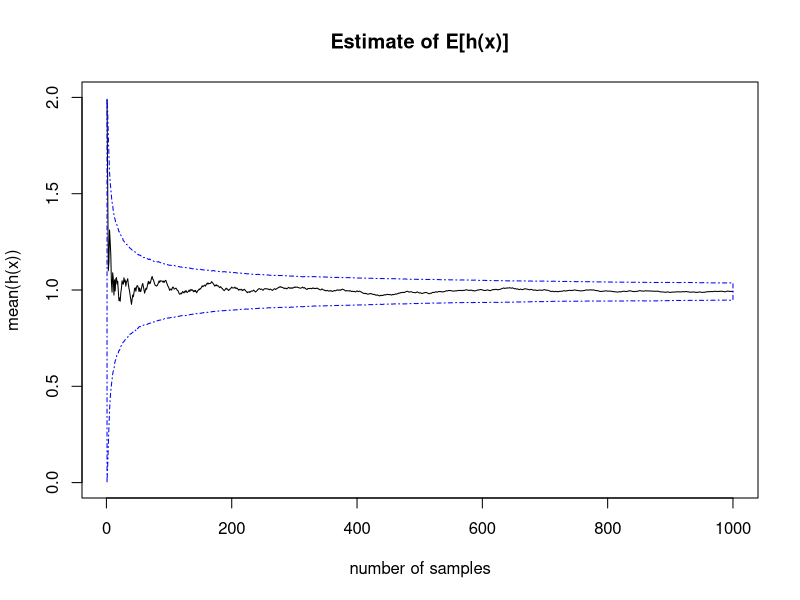
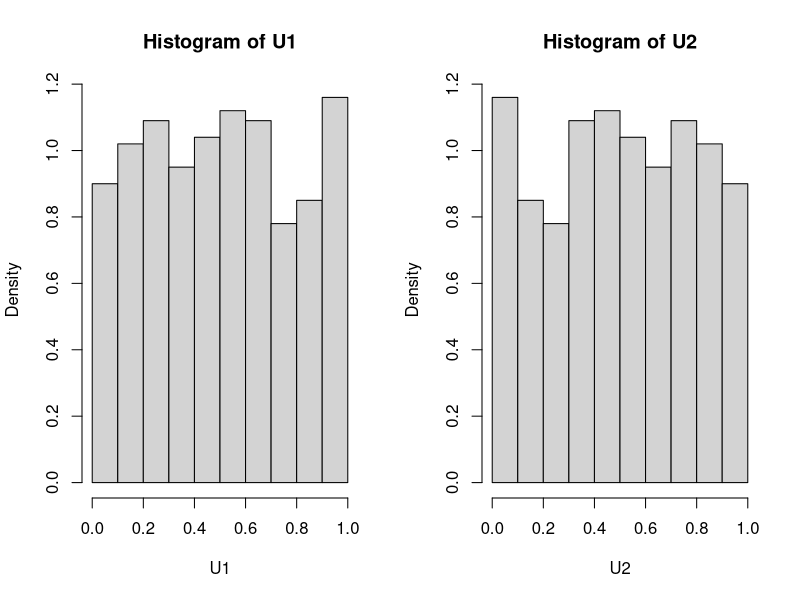
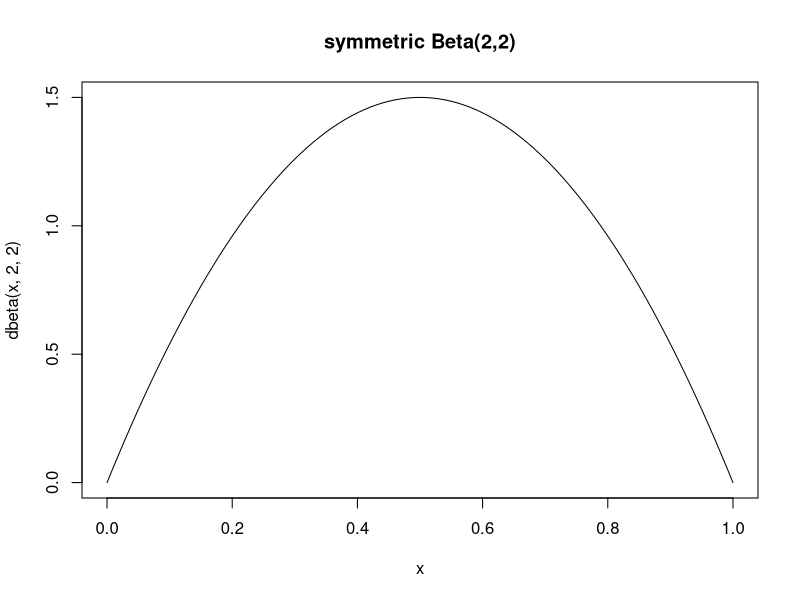

Write R code to recreate these figures, in order.
## ---- chunk 1
set.seed(5692)
n = 1000L
x = runif(n)

h = function(x){
  v = (cos(50*x) + sin(50*x))^2
  return(v)
}


theta_est = mean(h(x)) 

theta_est = cumsum(h(x))/1:n


## bootstrap
M = 5000L
boot_samples = h(x[sample(x = 1:n, size = n*M, replace = TRUE)])
boot_samples = matrix(data = boot_samples, nrow = n, ncol = M)

boot_est = apply(X = boot_samples, MARGIN = 2, FUN = cumsum) / 1/1:n

CI = t(apply(X = boot_est, MARGIN = 1, FUN = quantile, c(.025,.975)))

summary(CI)


plot(x = 1:n, y = theta_est, type = "l", ylim  = c(0, 2),
     main = "Estimate of E[h(x)]", ylab = "mean(h(x))", xlab = "number of samples")
polygon(x = c(1:n, rev(1:n)), y = c(CI[,1], rev(CI[,2])), lty = 4, border = "blue")


## ---- chunk 2
U1 = runif(1000)
U2 = (1 - U1)

par(mfrow = c(1,2))
hist(U1, probability = TRUE)
hist(U2, probability = TRUE)
par(mfrow = (c(1,1)))

print(cor(U1, U2))
## ---- chunk 3
set.seed(6)
m = 10000
U = runif(m)
g = exp(U) 

theta = mean(g) ## theta for simple MC
theta
var_theta1 = var(g)/m

## ---- chunk 4
set.seed(6)
m = 5000
U = runif(m)
T1 = exp(U)
T2 = exp(1-U)

cov(T1, T2)

c = (1/2)

anti_thetic = c*mean(T1) + (1-c)*mean(T2) ## Antithetic Control Variate
anti_thetic

##variance of theta2
var_theta2 = var(T2)/m + c**2 * var(T1 - T2)/m + 2*c*cov(T2, T1 - T2)/m

(var_theta1 - var_theta2) / var_theta1

## ---- chunk 5
curve(expr = dbeta(x, 2, 2), from = 0, to = 1, main = "symmetric Beta(2,2)")
U = rbeta(1000, 2, 2)
cor(U, 1-U)
## ---- chunk 6

n = 10^6
m = n/2

h <- function(x){
    out = x/(2^x - 1)
    return(out)
}

y = rnorm(n)
theta_MC = mean(h(y))

w = rnorm(m)
theta_AS = sum(h(w) + h(-1 * w)) / n

print(theta_MC)
print(theta_AS)


## standard errors
rho = cor(h(w),h(-w))
se.a = (1+rho)*var(h(w))/n
